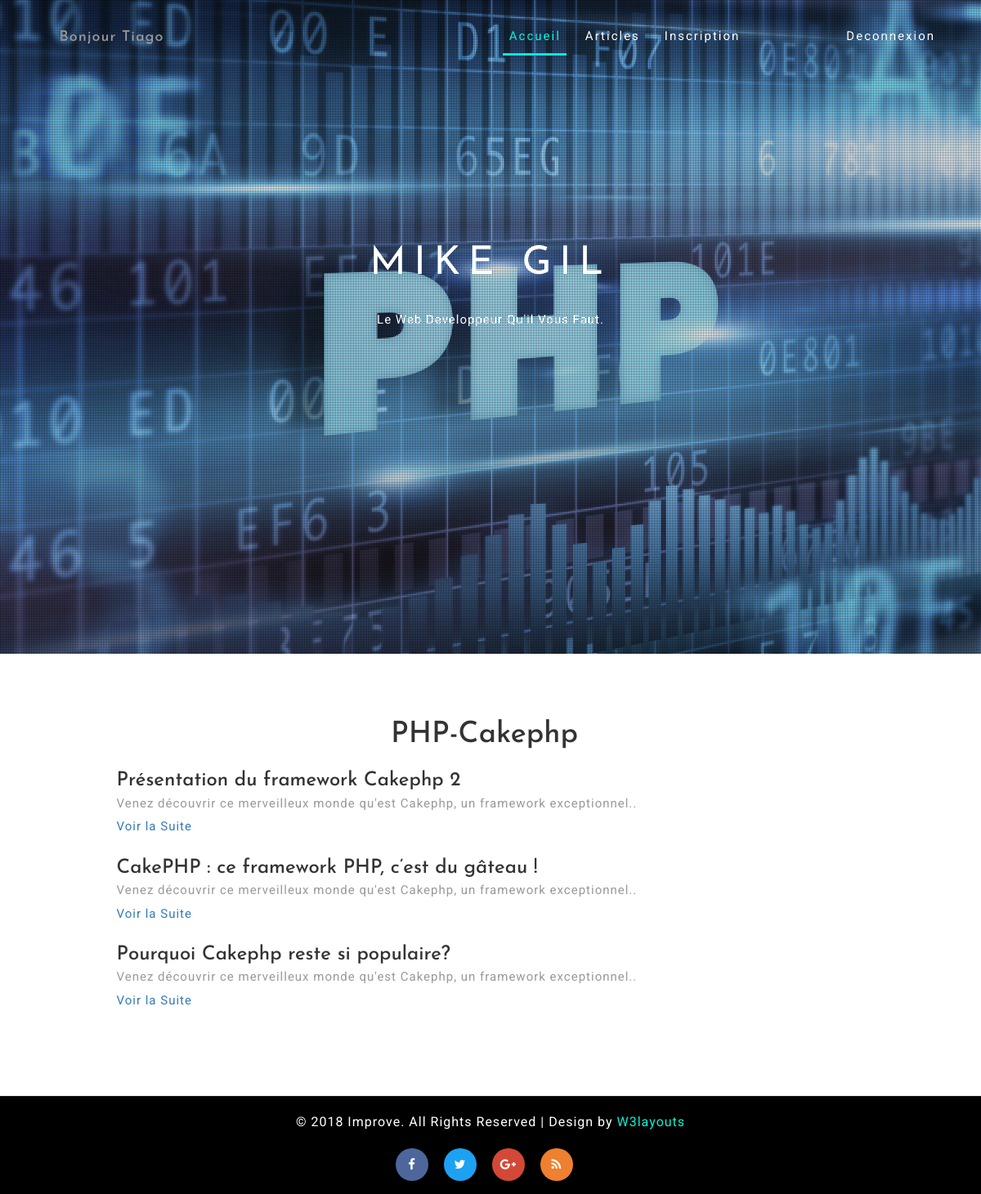
The app's page /index.php?p=categories&id=1 (signed in) with its own data.
### tables this page shows
CREATE TABLE `categories` (
  `id` int(11) NOT NULL,
  `name` varchar(255) NOT NULL
);

CREATE TABLE `posts` (
  `id` int(11) NOT NULL,
  `title` varchar(255) NOT NULL,
  `chapo` longtext NOT NULL,
  `content` longtext NOT NULL,
  `user_id` int(11) NOT NULL,
  `dateT` date NOT NULL,
  `dateUpdate` datetime NOT NULL,
  `category_id` int(11) NOT NULL
);

### App/Controller/Controller.php (called while the page is built, shortened)
<?php
class Controller
{
	protected $viewPath;
	public function __construct()
	{
		$this -> viewPath = ROOT . '/App/Views/';
	}
	public function page($view, $variables=[])
	{
		extract($variables);
		require ($this -> viewPath . $view . '.php');
	}
}

### App/Controller/PostsController.php (called while the page is built, shortened)
<?php
class PostsController extends Controller
{
	public function categories()
	{
		$postsPerCat = \App\App::getInstance() -> getTable('posts');
		$category = \App\App::getInstance() -> getTable('categories');
		$cat = $category -> getCategory([$_GET['id']]);
		$posts = $postsPerCat -> getPostsPerCat([$_GET['id']]);
		$this -> page('posts/categories', compact('cat', 'posts'));
	}
}

### App/App.php (called while the page is built, shortened)
<?php
class App
{
	private static $db;
	private static $instance;
	public static function getDb()
	{
		if (self::$db == null) {
			self::$db = new \App\DataBase();
		}
		return self::$db;
	}
	public static function getInstance()
	{
		if(self::$instance == null){
			self::$instance = new App();
		}
		return self::$instance;
	}
	public function getTable($tableName)
	{
		return new $class_name();
	}
}

### App/Autoloader.php (called while the page is built, shortened)
<?php
class Autoloader
{
	static function autoload($class)
	{
		if (strpos($class, __NAMESPACE__ .'\\') === 0){
			$class = str_replace(__NAMESPACE__ . '\\', '', $class);
			$class = str_replace('\\', '/', $class);
		}
	}
}
?>

### App/Table/Table.php (called while the page is built, shortened)
<?php
class Table
{
	protected $table;
	public function __construct()
	{
		if ($this -> table === null) {
			$parts = explode( "\\", get_called_class());
			$this -> table = strtolower(end($parts));
		}
		return $this -> table;
	}
}

### App/Database.php (called while the page is built, shortened)
<?php
class Database
{
private $db;
private function getPdo()
{
	if ($this -> db == null) {
		$this -> db = new PDO('mysql:dbname=blog;host=localhost', 'root', 'root');
		$this -> db -> setAttribute(PDO::ATTR_ERRMODE, PDO::ERRMODE_WARNING);
	}
	return $this -> db;
}
public function prepare($statement, $attributes, $class_name = null, $one = true)
{
	$res = $this -> getPdo() -> prepare($statement);
	$req = $res -> execute($attributes);
	if ($class_name) {
		$res -> setFetchMode(PDO::FETCH_CLASS, $class_name);
	}
	else{
		$res -> setFetchMode(PDO::FETCH_OBJ);
	}
	if ($one) {
		$data = $res -> fetch();
	}
	else{
		$data = $res -> fetchAll();
	}
	return $data;
}
}

### App/Table/Categories.php (called while the page is built, shortened)
<?php
class Categories extends Table
{
	protected $table;
	public function getCategory($id)
	{
		$category = \App\App::getDb() -> prepare("SELECT * FROM {$this -> table} WHERE id = ?", $id, get_called_class());
		return $category;
	}
}

### App/Table/Posts.php (called while the page is built, shortened)
<?php
class Posts extends Table
{
	protected $table;
	public function getUrl()
	{
		return 'index.php?p=single&id=' .$this -> id;
	}
	public function getPostsPerCat($id)
	{
		$post = \App\App::getDb() -> prepare("SELECT posts.id, posts.title, posts.chapo, posts.content, posts.category_id, categories.id AS category FROM {$this -> table}
			 JOIN categories ON categories.id = posts.category_id
			 WHERE posts.category_id = ?", $id, __CLASS__, $one = false);
		return $post;
	}
}

### App/Views/posts/categories.php (the view, shortened to what this page needs)
<h1 style="text-align: center"><?= $cat -> name; ?></h1></br>
<?php
foreach ($posts as $post) {
	echo "<h3>".$post -> title. "</h3>";
	echo "<p>" .$post -> chapo. "<p/>";
	echo '<p><a href="' .$post -> getUrl(). '">Voir la Suite</a></p></br>';
}

### public/css/style.css (style rules this page uses)
html, body { font-size: 100%; font-family: 'Roboto', sans-serif; background:#ffffff; margin: 0; }
p,ul li,ol li { margin:0; font-size:15px; font-family: 'Roboto', sans-serif; letter-spacing:1px; line-height:1.9em; color:#999; }
h1,h2,h3,h4,h5,h6 { font-family: 'Josefin Sans', sans-serif; margin:0; }
input[type="submit"],input[type="reset"],.w3l_team_grd,.agileits_w3layouts_features_gridr h4,.agile_feature_grid,.agile_services_grid_pos,a,.w3l_footer_grid,.w3_two_grid_right_grid1,.w3_two_grid_right_grid1 i { -webkit-transition: 0.5s ease-in; -moz-transition: 0.5s ease-in; -ms-transition: 0.5s ease-in; -o-transition: 0.5s ease-in; transition:0.5s ease-in; }
.about1 p { color: #999; font-size: 15px; }

### records on screen
categories: name "PHP-Cakephp"
posts: title "Présentation du framework Cakephp 2", chapo "Venez découvrir ce merveilleux monde qu'est Cakephp, un framework exceptionnel.."
posts: title "CakePHP : ce framework PHP, c’est du gâteau !", chapo "Venez découvrir ce merveilleux monde qu'est Cakephp, un framework exceptionnel.."
posts: title "Pourquoi Cakephp reste si populaire?", chapo "Venez découvrir ce merveilleux monde qu'est Cakephp, un framework exceptionnel.."

### other values on screen
$_SESSION['nameVisitor'] "Tiago"
